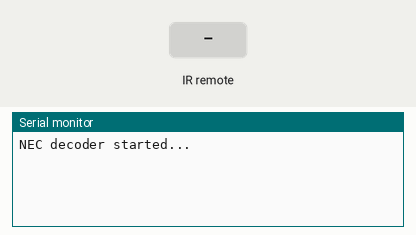
A sketch run on a simulated Arduino Uno, built with avr-gcc and run on an emulated ATmega328P. On the bench: the last lines printed to the serial monitor. Wiring (inferred from the names in the program): IR receiver: data pin 2. The inputs (shaded band) are chosen by the test bench.

Above: at 1.2 s.
1.3 s: infrared code 0xFFA25D received
At 2.6 s:
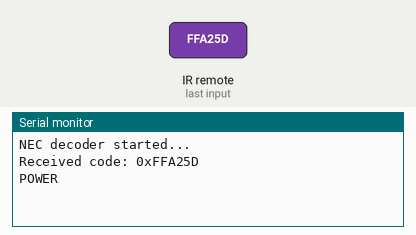
2.9 s: infrared code 0xFFE21D received
At 4.1 s:
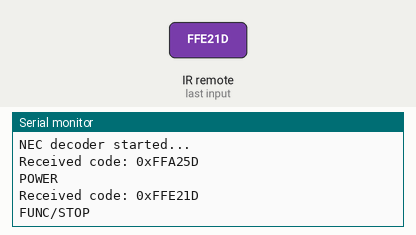
4.5 s: infrared code 0xFF629D received
At 5.3 s:
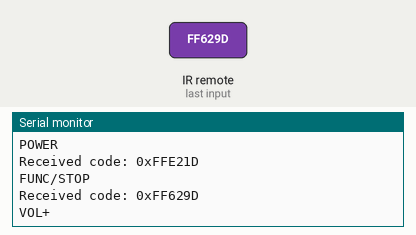
6.1 s: infrared code 0xFF22DD received
At 6.6 s:
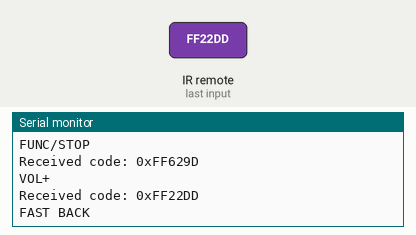
7.7 s: infrared code 0xFF02FD received
At 9.0 s:
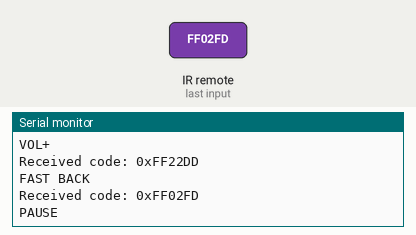
9.3 s: infrared code 0xFFC23D received
At 10.2 s:
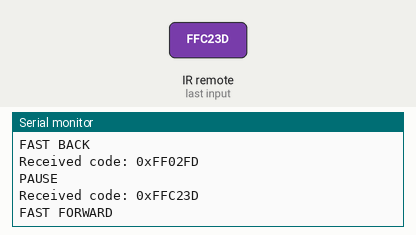

Measured:
- after the input at 1.3 s, the serial monitor: prints a new line after 0.09 s (image 1)
- after the input at 2.9 s, the serial monitor: prints a new line after 0.09 s (image 2)
- after the input at 4.5 s, the serial monitor: prints a new line after 0.09 s (image 3)
- after the input at 6.1 s, the serial monitor: prints a new line after 0.09 s (image 4)
- after the input at 7.7 s, the serial monitor: prints a new line after 0.09 s (image 5)
- after the input at 9.3 s, the serial monitor: prints a new line after 0.09 s (image 6)

The sketch:

IR_Receiver_Module.ino
```cpp
const int IR = 2;  // IR receiver data pin

/**
 * @brief Read the duration of a specific logic level (HIGH/LOW)
 * @param level Target logic level to read (HIGH/LOW)
 * @param timeout Maximum waiting time in microseconds (default: 20000us = 20ms)
 * @return Duration of the level in microseconds, 0 if timeout
 */
unsigned long readPulse(int level, unsigned long timeout = 20000) {
  unsigned long start = micros();  // Record start time in microseconds
  // Wait until level changes or timeout
  while (digitalRead(IR) == level) {
    if (micros() - start > timeout) return 0;  // Return 0 on timeout
  }
  return micros() - start;  // Return the actual duration of the level
}

void setup() {
  Serial.begin(9600);  // Initialize serial communication at 9600 baud rate
  pinMode(IR, INPUT);  // Set IR pin as input
  Serial.println("NEC decoder started...");
}

void loop() {
  // Wait for NEC leader code LOW (9ms)
  if (digitalRead(IR) == LOW) {
    unsigned long lowTime = readPulse(LOW);
    // Validate leader code LOW duration (8ms ~ 10ms, target: 9ms)
    if (lowTime < 8000 || lowTime > 10000) return;

    // Read leader code HIGH (4.5ms)
    unsigned long highTime = readPulse(HIGH);
    // Validate leader code HIGH duration (4ms ~ 5ms, target: 4.5ms)
    if (highTime < 4000 || highTime > 5000) return;

    // Start reading 32-bit data (16-bit address + 16-bit command)
    unsigned long code = 0;

    for (int i = 0; i < 32; i++) {
      // Each bit starts with 560us LOW
      unsigned long bitLow = readPulse(LOW);
      // Validate bit LOW duration (400us ~ 700us, target: 560us)
      if (bitLow < 400 || bitLow > 700) return;

      // Then read HIGH duration: 560us = 0, 1680us = 1
      unsigned long bitHigh = readPulse(HIGH);
      if (bitHigh == 0) return;  // Return if timeout

      code <<= 1;  // Shift left to make room for new bit
      if (bitHigh > 1000) code |= 1;  // Long HIGH (1680us) = bit 1
      else code |= 0;                 // Short HIGH (560us) = bit 0
    }

    // Print decoded code in hexadecimal format
    Serial.print("Received code: 0x");
    Serial.println(code, HEX);

    // Match code to corresponding button
    switch (code) {
      case 0xFFA25D: Serial.println("POWER"); break;
      case 0xFFE21D: Serial.println("FUNC/STOP"); break;
      case 0xFF629D: Serial.println("VOL+"); break;
      case 0xFF22DD: Serial.println("FAST BACK"); break;
      case 0xFF02FD: Serial.println("PAUSE"); break;
      case 0xFFC23D: Serial.println("FAST FORWARD"); break;
      case 0xFFE01F: Serial.println("DOWN"); break;
      case 0xFFA857: Serial.println("VOL-"); break;
      case 0xFF906F: Serial.println("UP"); break;
      case 0xFF9867: Serial.println("EQ"); break;
      case 0xFFB04F: Serial.println("ST/REPT"); break;
      case 0xFF6897: Serial.println("0"); break;
      case 0xFF30CF: Serial.println("1"); break;
      case 0xFF18E7: Serial.println("2"); break;
      case 0xFF7A85: Serial.println("3"); break;
      case 0xFF10EF: Serial.println("4"); break;
      case 0xFF38C7: Serial.println("5"); break;
      case 0xFF5AA5: Serial.println("6"); break;
      case 0xFF42BD: Serial.println("7"); break;
      case 0xFF4AB5: Serial.println("8"); break;
      case 0xFF52AD: Serial.println("9"); break;
      case 0xFFFFFFFF: Serial.println("REPEAT"); break;
      default: Serial.println("OTHER BUTTON"); break;
    }

    delay(150);  // Debounce delay to avoid duplicate readings
  }
}
```
